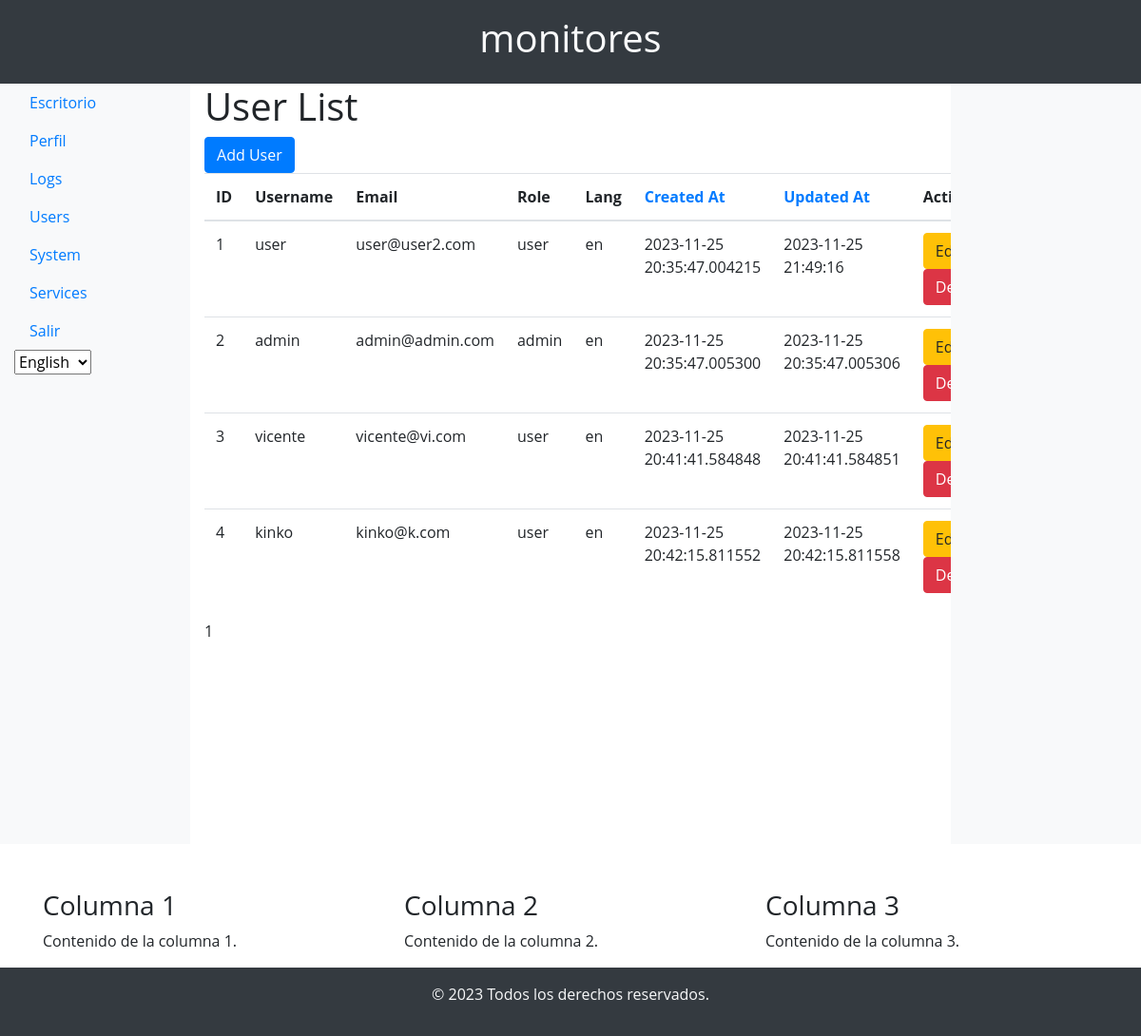
The app's page /list_users (signed in) with its own data.
### app/models/user_model.py (models this page shows, shortened)
class User(db.Model, UserMixin):
    id = db.Column(db.Integer, primary_key=True)
    username = db.Column(db.String(50), unique=True, nullable=False)
    email = db.Column(db.String(120), unique=True, nullable=False)
    password = db.Column(db.String(60), nullable=False)
    role = db.Column(db.String(20), default='user')  # Default role is 'user'
    language = db.Column(db.String(5), default='en')  # Add this line for language preference
    created_at = db.Column(db.DateTime, default=datetime.utcnow)
    updated_at = db.Column(db.DateTime, default=datetime.utcnow, onupdate=datetime.utcnow)

### app/controllers/user_controller.py (the view)
@app.route('/list_users')
@login_required
def list_users():
    page = request.args.get('page', 1, type=int)
    per_page = 9  # Adjust the number of users per page as needed
    order_by = request.args.get('order_by', 'created_at')  # Default order by created_at
    users = User.query.order_by(db.desc(getattr(User, order_by))).all()
    users = User.query.paginate(page=page, per_page=per_page, error_out=False)
    return render_template('user/list.html', users=users, order_by=order_by)

### app/__init__.py (called while the page is built)
@login_manager.user_loader
def load_user(user_id):
    return User.query.get(int(user_id))

def is_admin():
    return current_user.is_authenticated and current_user.role == 'admin'

### app/templates/user/list.html (shortened to what this page needs)
{% extends 'base.html' %}
{% block content %}
    <h1>User List</h1>
    <a href="{{ url_for('add_user') }}" class="btn btn-primary">Add User</a>
    <table class="table">
        <thead>
            <tr>
                <th>ID</th>
                <th>Username</th>
                <th>Email</th>
                <th>Role</th>
                <th>Lang</th>
                <th><a href="{{ url_for('list_users', order_by='created_at') }}">Created At</a></th>
                <th><a href="{{ url_for('list_users', order_by='updated_at') }}">Updated At</a></th>
                <th>Actions</th>
            </tr>
        </thead>
        <tbody>
            {% for user in users.items %}
                <tr>
                    <td>{{ user.id }}</td>
                    <td>{{ user.username }}</td>
                    <td>{{ user.email }}</td>
                    <td>{{ user.role }}</td>
                    <td>{{ user.language }}</user></td>
                    <td>{{ user.created_at }}</td>
                    <td>{{ user.updated_at }}</td>
                    <td>
                        <a href="{{ url_for('edit_user', user_id=user.id) }}" class="btn btn-warning">Edit</a>
                        <a href="{{ url_for('delete_user', user_id=user.id) }}" class="btn btn-danger">Delete</a>
                    </td>
                </tr>
            {% endfor %}
        </tbody>
    </table>
    <div class="pagination">
        <span class="step-links">
            {% for page_num in users.iter_pages() %}
                {% if page_num %}
                    {% if page_num == users.page %}
                        <span class="current">{{ page_num }}</span>
                    {% else %}
                        <a href="?page={{ page_num }}">{{ page_num }}</a>
                    {% endif %}
                {% else %}
                    <span class="ellipsis">...</span>
                {% endif %}
            {% endfor %}
        </span>
    </div>
{% endblock %}

### app/static/css/styles.css (style rules this page uses)
html, body { height: 100%; margin: 0; }
body { display: flex; flex-direction: column; }
body { font-family: 'Open Sans', sans-serif; }

### records on screen
User: id "1", username "user", email "user@user2.com", role "user", language "en", created_at "2023-11-25 20:35:47.004215", updated_at "2023-11-25 21:49:16"
User: id "2", username "admin", email "admin@admin.com", role "admin", language "en", created_at "2023-11-25 20:35:47.005300", updated_at "2023-11-25 20:35:47.005306"
User: id "3", username "vicente", email "vicente@vi.com", role "user", language "en", created_at "2023-11-25 20:41:41.584848", updated_at "2023-11-25 20:41:41.584851"
User: id "4", username "kinko", email "kinko@k.com", role "user", language "en", created_at "2023-11-25 20:42:15.811552", updated_at "2023-11-25 20:42:15.811558"

### other values on screen
{{ page_num }} "1"
